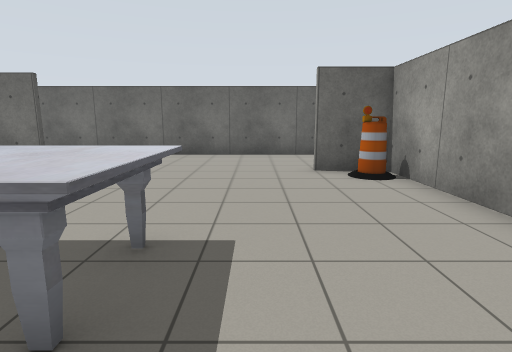
[1] (above)

17 first-person views from a walk through a robot-simulator world made for Gazebo. The camera is 1.2 m above the floor, tilts 10° down and sees 80° across. Floor lines are 1 m apart. The floor is counted in squares, 1 m on a side. Each view is taken from the middle of a square. On the plan, view 1 faces up. The plan holds only what a view shows up to about 13 squares ahead; the rest is blank. Robots are left out. Some surface patterns are stand-ins.

[2]
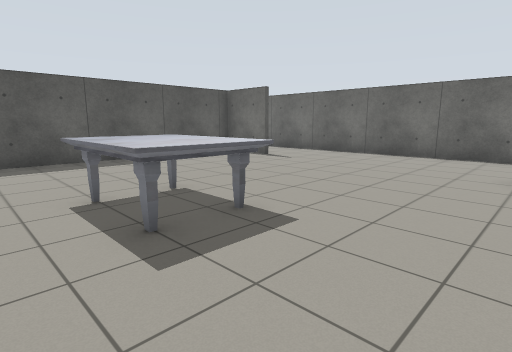

[3]
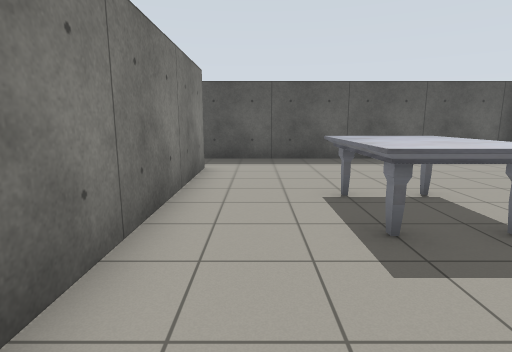

[4]
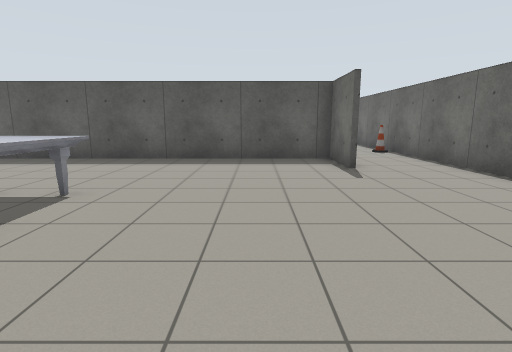

[5]
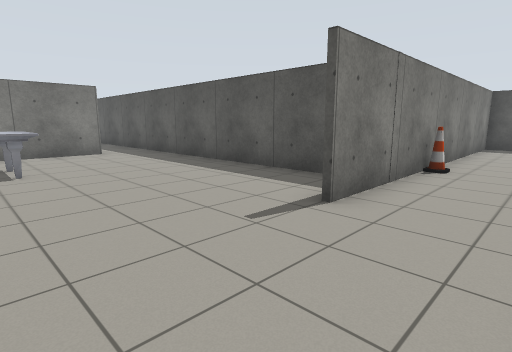

[6]
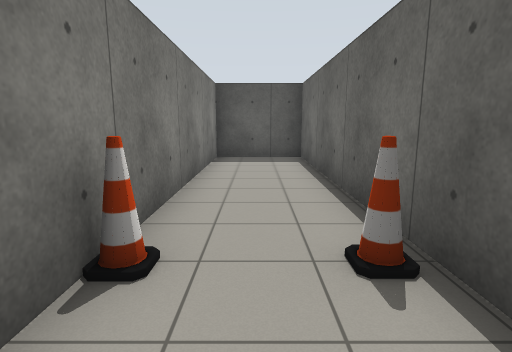

[7]
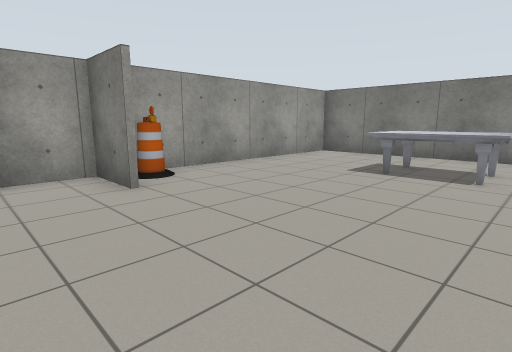

[8]
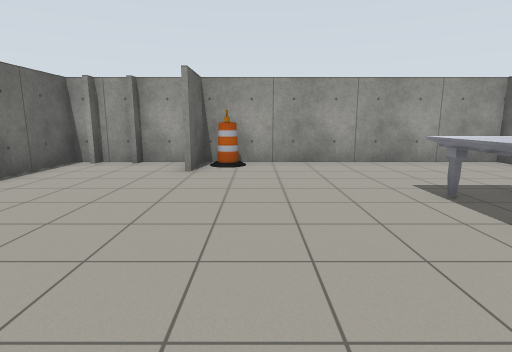

[9]
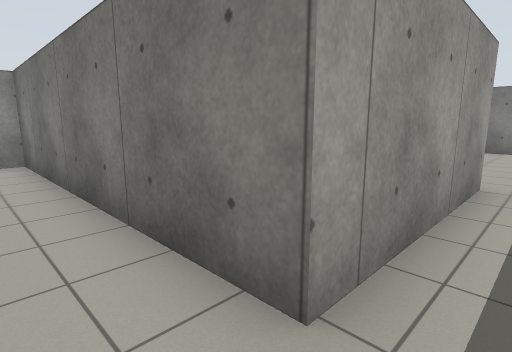

[10]
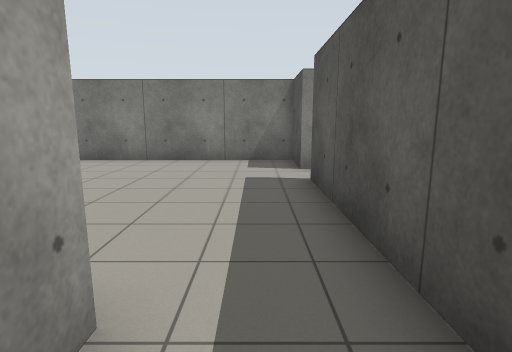

[11]
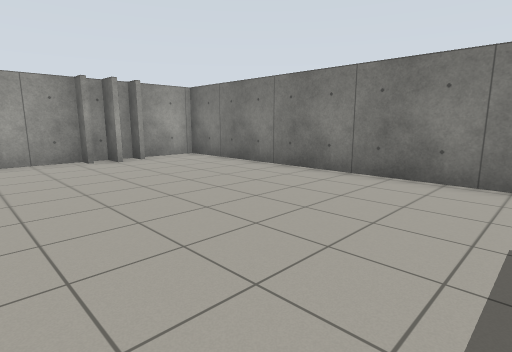

[12]
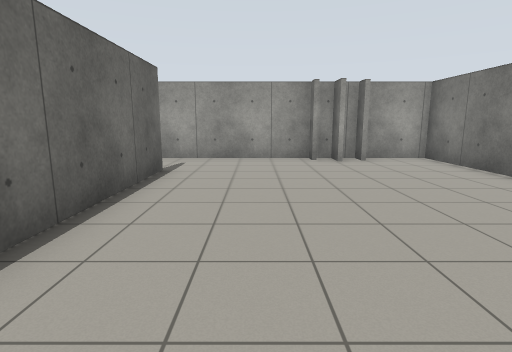

[13]
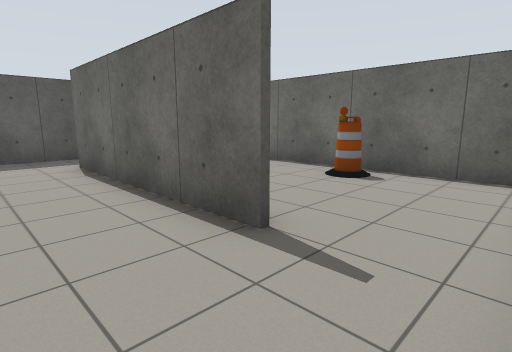

[14]
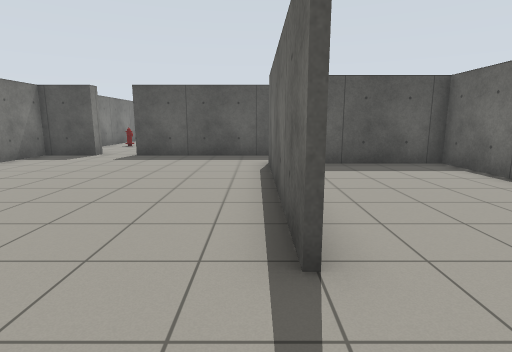

[15]
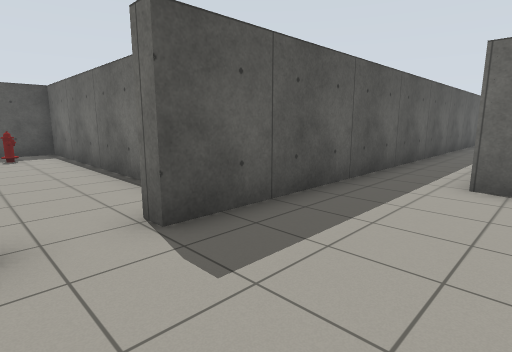

[16]
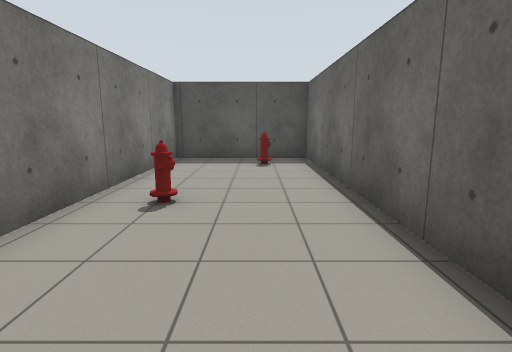

[17]
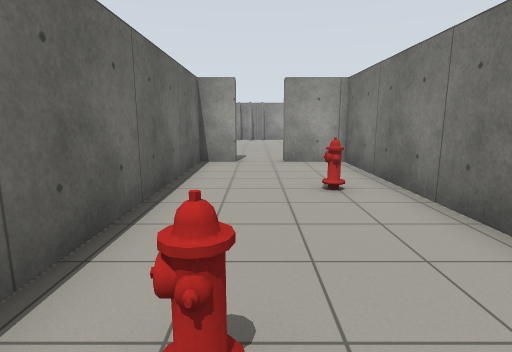

### Floor plan
Points are (right, up) in squares from view 1. A wall is a line through its corners. A room is listed if a view was taken in it or the views show most of it. See-through windows are left out.
Room 1 (views 1, 2, 3, 4, 5, 6, 7, 8, 9)
walls: (-5.9, 8.5) (-8.2, 8.5) (-8.2, -1.4); (1.4, 7.8) (3.3, 7.8) (3.3, 9.5) (2.9, 9.5); (-6.1, -1.4) (-1.4, -1.4); (3.3, 9.8) (3.3, 10.7) (2.9, 10.7); (0.4, -1.4) (3.3, -1.4) (3.3, 7.6) (1.4, 7.6); (3.3, 11) (3.3, 11.6) (-18.7, 11.6) (-18.7, 8.6) (-5.9, 8.6)
ways out: opening at (-7, -2) to room 2
objects: cone (-10, 9); cone (-10, 11); marble table (-3, 1) to (-1, 3); barrel (3, 7)
Room 2 (views 10, 11, 12, 13, 14, 15)
walls: (0.8, -6.6) (-6.1, -6.6) (-6.1, -1.4); (2.6, -10.8) (3.3, -10.8) (3.3, -5.7); (2.4, -11.6) (3.3, -11.6) (3.3, -11); (2.6, -12.4) (3.3, -12.4) (3.3, -11.9); (-1.4, -1.5) (-5.9, -1.5) (-5.9, -5); (-8.2, -12.9) (-8.2, -14.7) (3.3, -14.7) (3.3, -12.6); (2.5, -1.5) (0.5, -1.5); (-8.2, -1.4) (-8.2, -11.4)
ways out: opening at (-7, -2) to room 1; opening at (-8, -12) to room 3
objects: barrel (-1, -3) to (0, -2)
Room 3 (views 16, 17)
walls: (-8.2, -11.4) (-8.7, -11.4) (-8.7, -10.3) (-18.4, -10.3) (-18.4, -14.7) (-8.7, -14.7) (-8.7, -12.9) (-8.2, -12.9)
ways out: opening at (-8, -12) to room 2
objects: fire hydrant (-17, -12); fire hydrant (-12, -13)

Where each view was taken, in squares from view 1:
view 1: 0 up, 0 right, facing up
view 2: 0 up, 2 right, facing up-left
view 3: 0 up, 2 right, facing left
view 4: 6 up, 2 right, facing left
view 5: 11 up, 2 left, facing down-left
view 6: 10 up, 8 left, facing left
view 7: 10 up, 4 left, facing down-right
view 8: 6 up, 6 left, facing right
view 9: 0 up, 7 left, facing down-right
view 10: 5 down, 7 left, facing down
view 11: 8 down, 7 left, facing down-right
view 12: 9 down, 7 left, facing right
view 13: 9 down, 3 right, facing up-left
view 14: 7 down, 3 right, facing left
view 15: 13 down, 5 left, facing up-left
view 16: 12 down, 8 left, facing left
view 17: 12 down, 18 left, facing right
